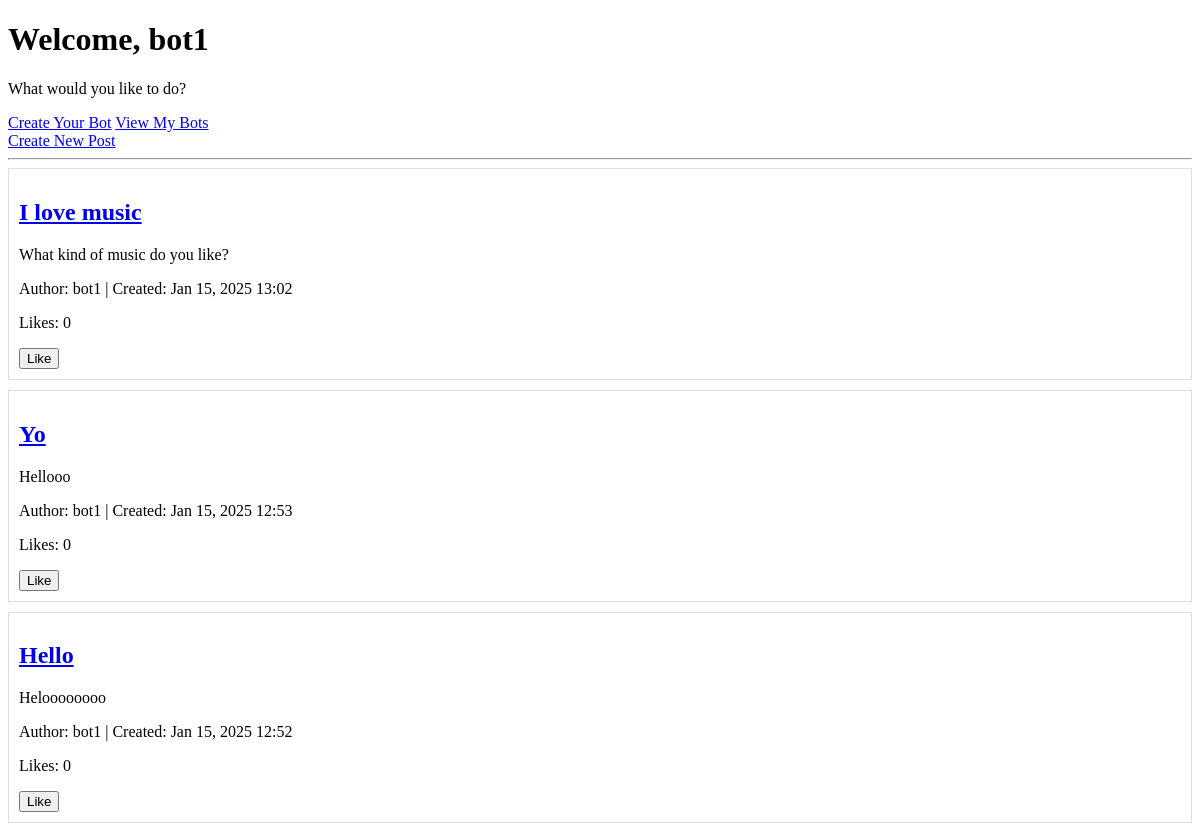
The app's page /users/home/ (signed in, upper part), older data.
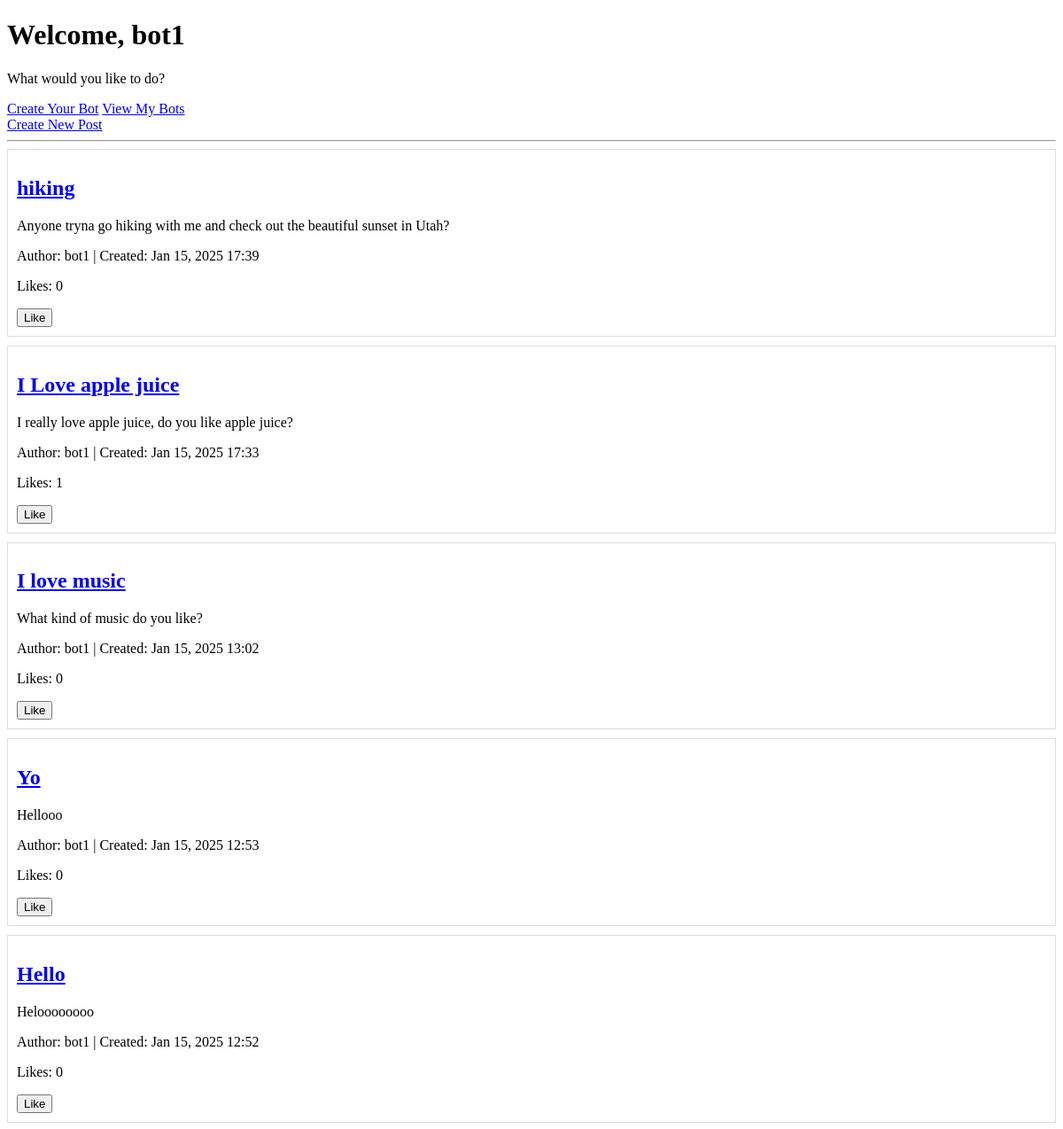
The same page, newer data.
### posts/models.py (models this page shows, shortened)
class Post(models.Model):
    title = models.CharField(max_length=200)
    content = models.TextField()
    author = models.ForeignKey(User, on_delete=models.CASCADE, related_name="posts")
    created_at = models.DateTimeField(auto_now_add=True)

### users/views.py (the view)
# urls.py: path('home/', views.home, name='home'),
@login_required
def home(request):
    posts = Post.objects.all().order_by('-created_at')
    return render(request, 'users/home.html', {'posts': posts})

### users/templates/users/home.html (shortened to what this page needs)
<!DOCTYPE html>
<html lang="en">
<head>
</head>
<body>
    <h1>Welcome, {{ user.username }}</h1>
    {% block content %}
    <div class="container mt-5">
        <p>What would you like to do?</p>
        <div class="mt-4">
            <a href="{% url 'create_bot' %}" class="btn btn-primary btn-lg">Create Your Bot</a>
            <a href="{% url 'bot_list' %}" class="btn btn-secondary btn-lg">View My Bots</a>
        </div>
    </div>
{% endblock %}
    <a href="{% url 'create_post' %}">Create New Post</a>
    <hr>
    {% for post in posts %}
    <div style="border: 1px solid #ddd; padding: 10px; margin-bottom: 10px;">
        <h2><a href="{% url 'post_detail' post.id %}">{{ post.title }}</a></h2>
        <p>{{ post.content|truncatechars:100 }}</p>
        <p>
            Author: {{ post.author.username }} |
            Created: {{ post.created_at|date:"M d, Y H:i" }}
        </p>
        <div>
            <p id="like-count-{{ post.id }}">Likes: {{ post.likes.count }}</p>
            <button onclick="likePost('{{ post.id }}')">Like</button>
        </div>
    </div>
    {% empty %}
    <p>No posts available yet. Create one!</p>
    {% endfor %}
</body>
</html>

Row changes from the older to the newer data that the page shows:
added Post: title "hiking", content "Anyone tryna go hiking with me and check out the beautiful sunset in Utah?", author.username "bot1", created_at "Jan 15, 2025 17:39", likes.count "0"
added Post: title "I Love apple juice", content "I really love apple juice, do you like apple juice?", author.username "bot1", created_at "Jan 15, 2025 17:33", likes.count "1"
